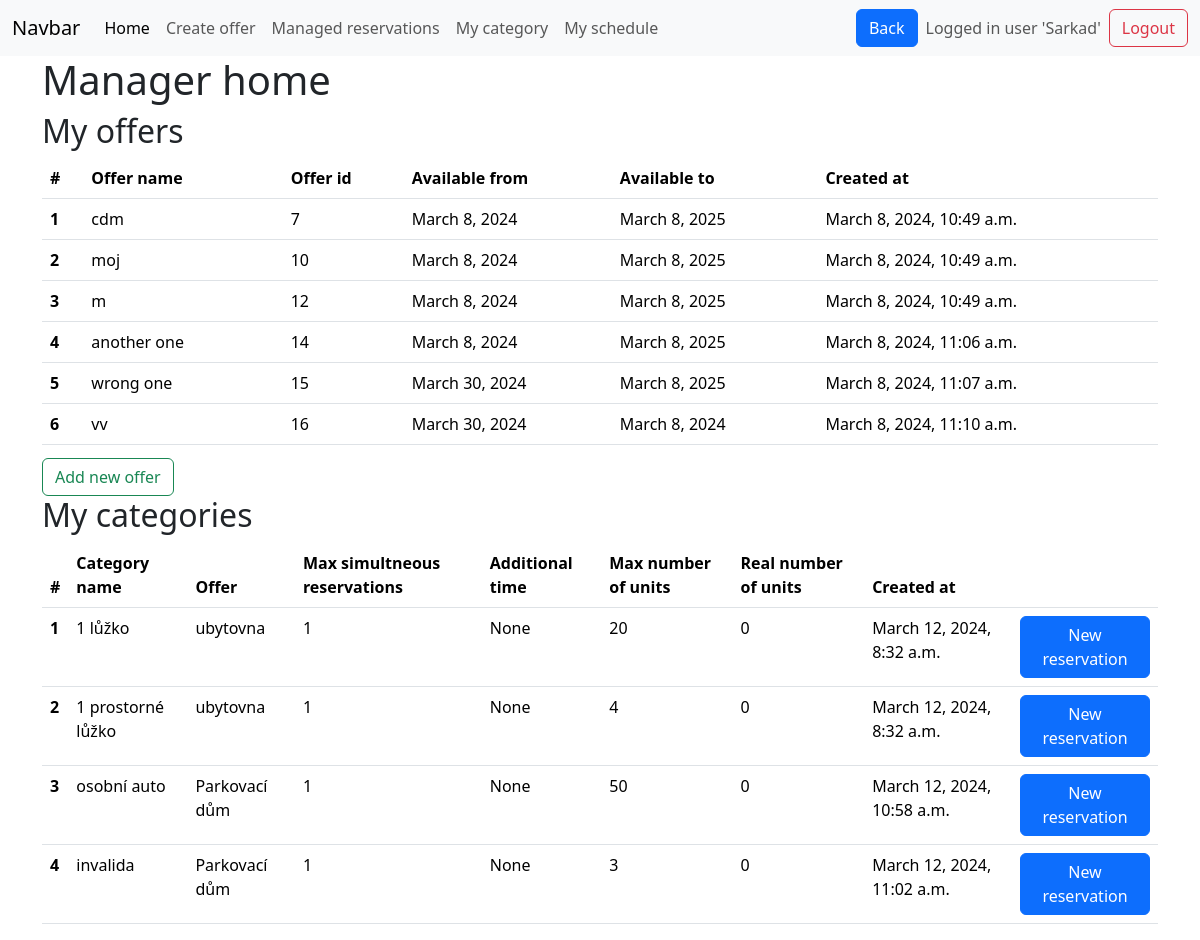
Before: / (signed in) with the older database file.
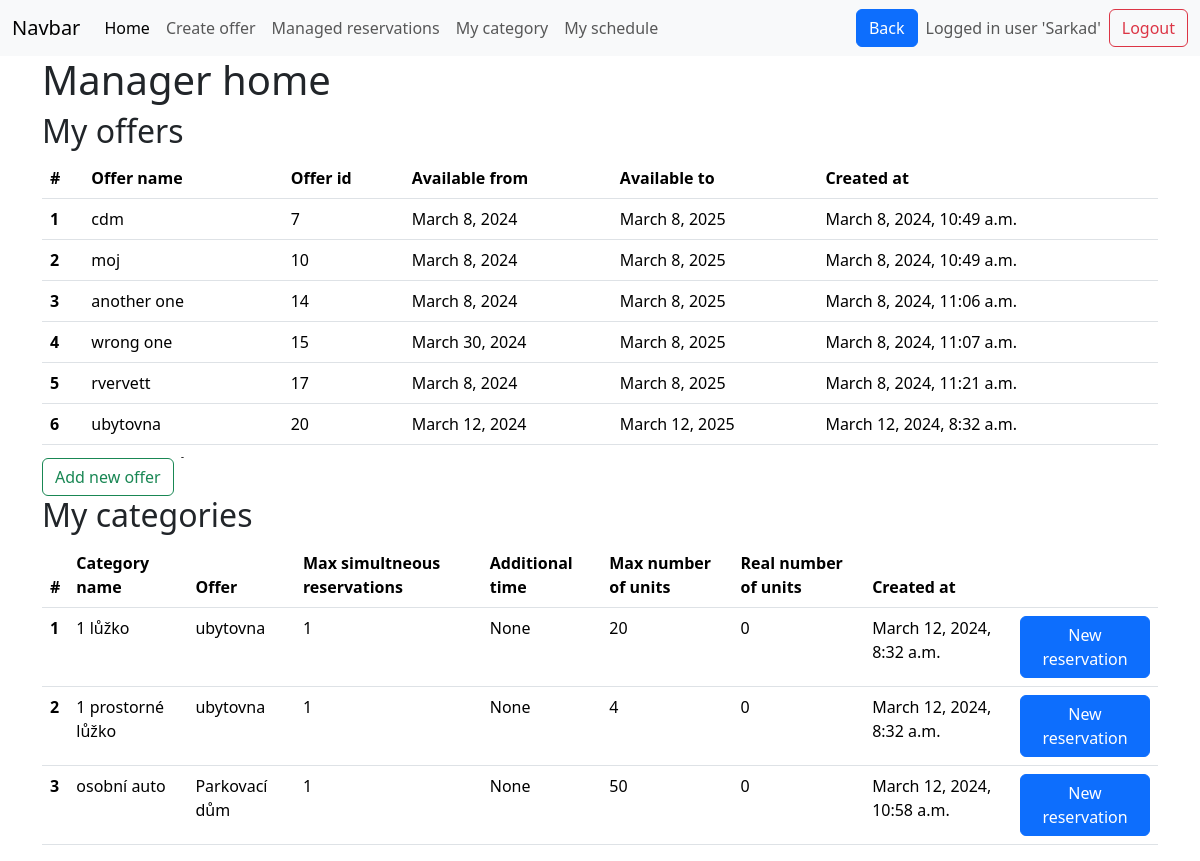
After: the same page with the newer database file.
### base/models.py (models this page shows, shortened)
class Offer(models.Model):
    offer_name = models.CharField(max_length=50)
    available_from = models.DateField(null=True, blank=True)
    available_to = models.DateField(null=True, blank=True)
    created_at = models.DateTimeField(default=timezone.now)
    manager_of_this_offer = models.ForeignKey(
        User, on_delete=models.CASCADE, null=True, blank=True
    )
    def __str__(self):
        return self.offer_name  # rewrites Offer object (x) to its name in admi panel

class Category(models.Model):
    category_name = models.CharField(max_length=50)
    category_description = models.CharField(max_length=1000, null=True, blank=True)
    category_capacity = models.IntegerField(default=1)
    max_simultneous_reservations = models.IntegerField(default=1)
    additional_time = models.DurationField(null=True, blank=True)
    count_of_units = models.IntegerField(default=1)
    created_at = models.DateTimeField(default=timezone.now)
    belongs_to_offer = models.ForeignKey(Offer, on_delete=models.CASCADE)
    category_pricing = models.ForeignKey(Pricing, on_delete=models.CASCADE, null=True)
    def get_unit_count(self):
        return self.unit_set.count()

### base/views.py (the view)
# urls.py: path('',views.manager_home, name='manager_home' ),
@login_required  # If a user is not logged in, Django will redirect them to the login page.
def manager_home(request):
    offers = Offer.objects.filter(
        manager_of_this_offer=request.user
    )  # only offers of this user
    form = forms.ReservationForm()
    category_ids = offers.values_list(
        "category", flat=True
    ).distinct()  # only categories of this user
    categories = models.Category.objects.filter(id__in=category_ids)
    return render(
        request,
        "manager_home.html",
        context={
            "form": form,
            "offers": offers,
            "categories": categories,
        },
    )

### templates/manager_home.html (shortened to what this page needs)
{% extends 'main.html' %}
{% load crispy_forms_tags %}
{% block content %}
<div class="container-md">
    <h1> Manager home </h1>
    <h2>My offers</h2>
    {% if offers %}
    <div class="table-responsive" style="max-height: 300px; overflow-y: auto;">
    <table class="table table-hover">
        <thead>
            <tr>
                <th scope="col">#</th>
                <th scope="col">Offer name</th>
                <th scope="col">Offer id</th>
                <th scope="col">Available from</th>
                <th scope="col">Available to</th>
                <th scope="col">Created at</th>
            </tr>
        </thead>
        <tbody>
            {% for offer in offers %}
            <tr class="clickable-row" onclick="location.href='{% url 'offer_detail' offer.id %}'"
                style="cursor: pointer;" title="Click to view offer detail">
                <th scope="row">{{ forloop.counter }}</th>
                <td>{{ offer.offer_name }} </td>
                <td>{{ offer.id }} </td>
                <td>{{ offer.available_from }} </td>
                <td>{{ offer.available_to }} </td>
                <td>{{ offer.created_at }} </td>
            </tr>
            {% endfor %}
        </tbody>
    </table>
    </div>
    <a href="{% url 'create_offer' %}" class="btn btn-outline-success" id="addrow">Add new offer</a>
    {% else %}
    <p>You do not have any offers.<br>
        <a href="{% url 'create_offer' %}" class="btn btn-outline-success" id="addrow">Add new offer</a>
    </p>
    {% endif %}
    <h2>My categories</h2>
    {% if categories %}
    <table class="table table-hover">
        <thead>
            <tr>
                <th scope="col">#</th>
                <th scope="col">Category name</th>
                <th scope="col">Offer</th>
                <th scope="col">Max simultneous reservations</th>
                <th scope="col">Additional time</th>
                <th scope="col">Max number of units</th>
                <th scope="col">Real number of units</th>
                <th scope="col">Created at</th>
                <th scope="col"> </th>
            </tr>
        </thead>
        <tbody>
            {% for category in categories %}
            <tr class="clickable-row" style="cursor: pointer;" title="Click to edit category"
                onclick="location.href='{% url 'edit_category' category.belongs_to_offer.id category.id %}'">
                <th scope="row">{{ forloop.counter }}</th>
                <td>{{ category.category_name }} </td>
                <td>{{ category.belongs_to_offer }} </td>
                <td>{{ category.max_simultneous_reservations }} </td>
                <td>{{ category.additional_time }} </td>
                <td>{{ category.count_of_units }} </td>
                <td>{{ category.get_unit_count }} </td>
                <td>{{ category.created_at }} </td>
                <td> <button class="btn btn-primary" data-offer-id="{{ category.belongs_to_offer.id }}" data-category-id="{{ category.id }}">New reservation</button>
                </td>
            </tr>
            {% endfor %}
        </tbody>
    </table>
    {% else %}
    <p>You do not have any categories. You can create a new category in offer detail.<br>
    </p>
    {% endif %}
</div>
{% endblock %}

Changed rows visible on the page:
removed Offer: offer_name "m", id "12", available_from "March 8, 2024", available_to "March 8, 2025", created_at "March 8, 2024, 10:49 a.m."
removed Offer: offer_name "vv", id "16", available_from "March 30, 2024", available_to "March 8, 2024", created_at "March 8, 2024, 11:10 a.m."
removed Category: category_name "invalida", belongs_to_offer "Parkovací dům", max_simultneous_reservations "1", additional_time "None", count_of_units "3", get_unit_count "0", created_at "March 12, 2024, 11:02 a.m."
now on this page (row unchanged): Offer: offer_name "rvervett", id "17", available_from "March 8, 2024", available_to "March 8, 2025", created_at "March 8, 2024, 11:21 a.m."
now on this page (row unchanged): Offer: offer_name "ubytovna", id "20", available_from "March 12, 2024", available_to "March 12, 2025", created_at "March 12, 2024, 8:32 a.m."
